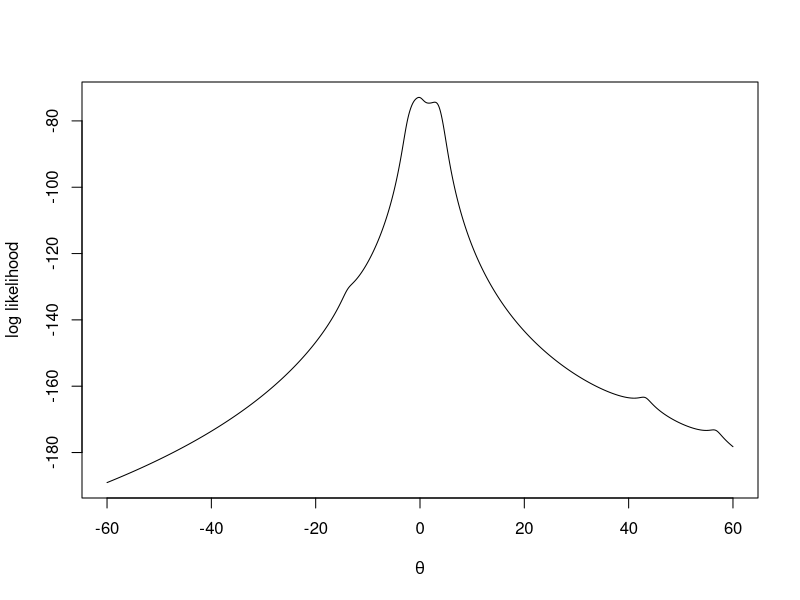

The R script that drew this image:
#dataset
mydata <- c(1.77, -0.23, 2.76, 3.8, 3.47, 56.75, -1.34, 4.24, -2.44, 3.29,
            3.71, -2.4, 4.53, -0.07, -1.05, -13.87, -2.53, -1.75, 0.27, 43.21)
theta = seq(-60, 60, by=0.01)

#log-likelihood function of cauchy
llfunction <- function(theta, data){
  return(sum(dcauchy(data, theta, scale=1, log = TRUE)))
}


ll_result <- sapply(theta, llfunction, data=mydata)
plot(theta, ll_result, type='l', ylab='log likelihood', xlab=expression(theta))


#cauchy의 mle 구하는 function
mlecauchy=function(x,startvalue, toler=.001){      
  n=length(x);
  thetahatcurr=startvalue;
  g.prime=2*sum((x-thetahatcurr)/(1+(x-thetahatcurr)^2))
  while(abs(g.prime)>toler){
    g.2prime=2*sum(((x-thetahatcurr)^2-1)/(1+(x-thetahatcurr)^2)^2);
    thetahatnew=thetahatcurr-g.prime/g.2prime;
    thetahatcurr=thetahatnew;
    g.prime=2*sum((x-thetahatcurr)/(1+(x-thetahatcurr)^2))
  }
  return(thetahatcurr);
}

mlecauchy(mydata, 1.5, 0.0001)


##startingpoints 비교
startingpoints <- c(-11, -1, 0, 1.5, 4, 4.7, 7, 8, 38)
num=0
newton.list <- as.list(NA)
for (i in startingpoints){
  num = num+1
  newton.list[[num]] <- mlecauchy(mydata, i, toler = 0.1)
  names(newton.list)[num] <- as.character(i)
}
newton.list

##mean data 사용
mean(mydata)
mlecauchy(mydata, mean(mydata), toler=0.001)
## 굳이?

##R에 내장되어 있는 함수 사용
optimize(function(theta) -sum(dcauchy(mydata, location=theta, log=TRUE)),  c(-50,50))


###########################################################
###Bisection
###########################################################
#setup
a = -1
b = 1
x = a+(b-a)/2
itr = 40
g.prime <- function(theta){
  2*sum((mydata-theta)/(1+(mydata-theta)^2))
}

#bisection model
for (i in 1:itr){
  if (g.prime(a)*g.prime(x) < 0) {b = x}
  else {a = x}
  x = a+(b-a)/2
}
x

##different starting points
a.2 = -10
b.2 = -5
x = a.2 + (b.2-a.2)/2
for (i in 1:itr){
  if (g.prime(a.2)*g.prime(x) < 0) {b.2 = x}
  else {a.2 = x}
  x = a.2+(b.2-a.2)/2
}
x

#############################################################
###Fixed Points
#############################################################
#setup
x = 2.29
itr = 100
num = 0
fixed.list <- as.list(NA)

# MAIN
for(alpha in c(1, 0.64, 0.25)){
  for(i in 1:itr){x = alpha*g.prime(x) + x}
  num = num + 1
  fixed.list[[num]] <- x
  names(fixed.list)[num]<-as.character(alpha)
}
fixed.list

x = 1
num = 0
fixed.list <- as.list(NA)
for(alpha in c(1, 0.64, 0.25)){
  for(i in 1:itr){x = alpha*g.prime(x) + x}
  num = num + 1
  fixed.list[[num]] <- x
  names(fixed.list)[num]<-as.character(alpha)
}
fixed.list

fixed.method <- function(f, x, alpha, tol=1e-9, n=500) {
  for (i in 1:n){
    x_new <- alpha*f(x) + x
    if(abs(x_new-x)<tol){
      return(x_new)
    }
    x <- x_new
  }
}
##얘는 값이 잘 안 나오는데 아마 tol값이 문제인거 같음.

#############################################################
######Secant Method
############################################################
secant.method <- function(f, x0, x1, tol=1e-9, n=500) {
  for (i in 1:n){
    x2 <- x1 - f(x1) / ((f(x1) - f(x0)) / (x1 - x0))
    if(abs(x2-x1)<tol){
      return(x2)
    }
    x0 <- x1
    x1 <- x2
  }
}

secant.method(g.prime, -2, -1)
secant.method(g.prime, -3, 3)

